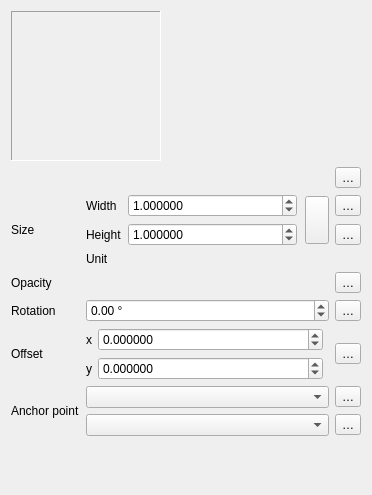
<?xml version="1.0" encoding="UTF-8"?>
<ui version="4.0">
 <class>WidgetRasterMarker</class>
 <widget class="QWidget" name="WidgetRasterMarker">
  <property name="geometry">
   <rect>
    <x>0</x>
    <y>0</y>
    <width>372</width>
    <height>495</height>
   </rect>
  </property>
  <property name="windowTitle">
   <string notr="true">Form</string>
  </property>
  <layout class="QGridLayout" name="gridLayout_2">
   <item row="9" column="0" rowspan="2">
    <widget class="QLabel" name="mAnchorPointLabel">
     <property name="text">
      <string>Anchor point</string>
     </property>
    </widget>
   </item>
   <item row="0" column="0" colspan="3">
    <layout class="QHBoxLayout" name="horizontalLayout_4">
     <property name="topMargin">
      <number>0</number>
     </property>
     <item>
      <widget class="QLabel" name="mLabelImagePreview">
       <property name="sizePolicy">
        <sizepolicy hsizetype="Fixed" vsizetype="Fixed">
         <horstretch>0</horstretch>
         <verstretch>0</verstretch>
        </sizepolicy>
       </property>
       <property name="minimumSize">
        <size>
         <width>150</width>
         <height>150</height>
        </size>
       </property>
       <property name="frameShape">
        <enum>QFrame::Panel</enum>
       </property>
       <property name="frameShadow">
        <enum>QFrame::Sunken</enum>
       </property>
       <property name="lineWidth">
        <number>1</number>
       </property>
       <property name="midLineWidth">
        <number>0</number>
       </property>
       <property name="text">
        <string/>
       </property>
      </widget>
     </item>
     <item>
      <spacer name="horizontalSpacer">
       <property name="orientation">
        <enum>Qt::Horizontal</enum>
       </property>
       <property name="sizeHint" stdset="0">
        <size>
         <width>40</width>
         <height>20</height>
        </size>
       </property>
      </spacer>
     </item>
    </layout>
   </item>
   <item row="11" column="0">
    <spacer name="verticalSpacer">
     <property name="orientation">
      <enum>Qt::Vertical</enum>
     </property>
     <property name="sizeHint" stdset="0">
      <size>
       <width>20</width>
       <height>40</height>
      </size>
     </property>
    </spacer>
   </item>
   <item row="8" column="1">
    <layout class="QGridLayout" name="gridLayout">
     <item row="0" column="0">
      <widget class="QLabel" name="label_2">
       <property name="text">
        <string>x</string>
       </property>
      </widget>
     </item>
     <item row="0" column="1">
      <widget class="QgsDoubleSpinBox" name="mSpinOffsetX">
       <property name="sizePolicy">
        <sizepolicy hsizetype="Minimum" vsizetype="Fixed">
         <horstretch>1</horstretch>
         <verstretch>0</verstretch>
        </sizepolicy>
       </property>
       <property name="decimals">
        <number>6</number>
       </property>
       <property name="minimum">
        <double>-99999999.989999994635582</double>
       </property>
       <property name="maximum">
        <double>99999999.989999994635582</double>
       </property>
       <property name="singleStep">
        <double>0.200000000000000</double>
       </property>
      </widget>
     </item>
     <item row="0" column="2" rowspan="2">
      <widget class="QgsUnitSelectionWidget" name="mOffsetUnitWidget" native="true">
       <property name="minimumSize">
        <size>
         <width>0</width>
         <height>0</height>
        </size>
       </property>
       <property name="focusPolicy">
        <enum>Qt::StrongFocus</enum>
       </property>
      </widget>
     </item>
     <item row="1" column="0">
      <widget class="QLabel" name="label_4">
       <property name="text">
        <string>y</string>
       </property>
      </widget>
     </item>
     <item row="1" column="1">
      <widget class="QgsDoubleSpinBox" name="mSpinOffsetY">
       <property name="sizePolicy">
        <sizepolicy hsizetype="Minimum" vsizetype="Fixed">
         <horstretch>1</horstretch>
         <verstretch>0</verstretch>
        </sizepolicy>
       </property>
       <property name="decimals">
        <number>6</number>
       </property>
       <property name="minimum">
        <double>-99999999.989999994635582</double>
       </property>
       <property name="maximum">
        <double>99999999.989999994635582</double>
       </property>
       <property name="singleStep">
        <double>0.200000000000000</double>
       </property>
      </widget>
     </item>
    </layout>
   </item>
   <item row="3" column="1" colspan="2">
    <layout class="QGridLayout" name="gridLayout_3">
     <item row="0" column="2" rowspan="2">
      <layout class="QHBoxLayout" name="_2">
       <property name="leftMargin">
        <number>2</number>
       </property>
       <property name="topMargin">
        <number>2</number>
       </property>
       <property name="rightMargin">
        <number>0</number>
       </property>
       <property name="bottomMargin">
        <number>2</number>
       </property>
       <item>
        <widget class="QgsRatioLockButton" name="mLockAspectRatio">
         <property name="sizePolicy">
          <sizepolicy hsizetype="Fixed" vsizetype="Expanding">
           <horstretch>0</horstretch>
           <verstretch>0</verstretch>
          </sizepolicy>
         </property>
         <property name="toolTip">
          <string>Lock aspect ratio</string>
         </property>
         <property name="leftMargin" stdset="0">
          <number>13</number>
         </property>
        </widget>
       </item>
      </layout>
     </item>
     <item row="0" column="3">
      <widget class="QgsPropertyOverrideButton" name="mWidthDDBtn">
       <property name="text">
        <string>…</string>
       </property>
      </widget>
     </item>
     <item row="1" column="3">
      <widget class="QgsPropertyOverrideButton" name="mHeightDDBtn">
       <property name="text">
        <string>…</string>
       </property>
      </widget>
     </item>
     <item row="0" column="0">
      <widget class="QLabel" name="label_10">
       <property name="text">
        <string>Width</string>
       </property>
      </widget>
     </item>
     <item row="0" column="1">
      <widget class="QgsDoubleSpinBox" name="mWidthSpinBox">
       <property name="sizePolicy">
        <sizepolicy hsizetype="MinimumExpanding" vsizetype="Fixed">
         <horstretch>0</horstretch>
         <verstretch>0</verstretch>
        </sizepolicy>
       </property>
       <property name="decimals">
        <number>6</number>
       </property>
       <property name="maximum">
        <double>100000.000000000000000</double>
       </property>
       <property name="singleStep">
        <double>0.200000000000000</double>
       </property>
       <property name="value">
        <double>1.000000000000000</double>
       </property>
       <property name="showClearButton" stdset="0">
        <bool>false</bool>
       </property>
      </widget>
     </item>
     <item row="1" column="1">
      <widget class="QgsDoubleSpinBox" name="mHeightSpinBox">
       <property name="sizePolicy">
        <sizepolicy hsizetype="MinimumExpanding" vsizetype="Fixed">
         <horstretch>0</horstretch>
         <verstretch>0</verstretch>
        </sizepolicy>
       </property>
       <property name="decimals">
        <number>6</number>
       </property>
       <property name="maximum">
        <double>100000.000000000000000</double>
       </property>
       <property name="singleStep">
        <double>0.200000000000000</double>
       </property>
       <property name="value">
        <double>1.000000000000000</double>
       </property>
       <property name="showClearButton" stdset="0">
        <bool>false</bool>
       </property>
      </widget>
     </item>
     <item row="1" column="0">
      <widget class="QLabel" name="label_11">
       <property name="text">
        <string>Height</string>
       </property>
      </widget>
     </item>
     <item row="2" column="0">
      <widget class="QLabel" name="label_13">
       <property name="text">
        <string>Unit</string>
       </property>
      </widget>
     </item>
     <item row="2" column="1" colspan="2">
      <widget class="QgsUnitSelectionWidget" name="mSizeUnitWidget" native="true">
       <property name="minimumSize">
        <size>
         <width>0</width>
         <height>0</height>
        </size>
       </property>
       <property name="focusPolicy">
        <enum>Qt::StrongFocus</enum>
       </property>
      </widget>
     </item>
    </layout>
   </item>
   <item row="10" column="1">
    <widget class="QComboBox" name="mHorizontalAnchorComboBox"/>
   </item>
   <item row="9" column="2">
    <widget class="QgsPropertyOverrideButton" name="mVerticalAnchorDDBtn">
     <property name="text">
      <string>…</string>
     </property>
    </widget>
   </item>
   <item row="5" column="0">
    <widget class="QLabel" name="mRotationLabel">
     <property name="text">
      <string>Rotation</string>
     </property>
     <property name="buddy">
      <cstring>mRotationSpinBox</cstring>
     </property>
    </widget>
   </item>
   <item row="1" column="2">
    <widget class="QgsPropertyOverrideButton" name="mFilenameDDBtn">
     <property name="text">
      <string>…</string>
     </property>
    </widget>
   </item>
   <item row="8" column="2">
    <widget class="QgsPropertyOverrideButton" name="mOffsetDDBtn">
     <property name="text">
      <string>…</string>
     </property>
    </widget>
   </item>
   <item row="1" column="0" colspan="2">
    <widget class="QgsImageSourceLineEdit" name="mImageSourceLineEdit" native="true">
     <property name="focusPolicy">
      <enum>Qt::StrongFocus</enum>
     </property>
    </widget>
   </item>
   <item row="4" column="1">
    <widget class="QgsOpacityWidget" name="mOpacityWidget" native="true">
     <property name="focusPolicy">
      <enum>Qt::StrongFocus</enum>
     </property>
    </widget>
   </item>
   <item row="3" column="0">
    <widget class="QLabel" name="mTextureWidthLabel">
     <property name="text">
      <string>Size</string>
     </property>
    </widget>
   </item>
   <item row="4" column="0">
    <widget class="QLabel" name="label">
     <property name="text">
      <string>Opacity</string>
     </property>
    </widget>
   </item>
   <item row="10" column="2">
    <widget class="QgsPropertyOverrideButton" name="mHorizontalAnchorDDBtn">
     <property name="text">
      <string>…</string>
     </property>
    </widget>
   </item>
   <item row="9" column="1">
    <widget class="QComboBox" name="mVerticalAnchorComboBox"/>
   </item>
   <item row="5" column="2">
    <widget class="QgsPropertyOverrideButton" name="mRotationDDBtn">
     <property name="text">
      <string>…</string>
     </property>
    </widget>
   </item>
   <item row="8" column="0">
    <widget class="QLabel" name="label_7">
     <property name="text">
      <string>Offset</string>
     </property>
     <property name="buddy">
      <cstring>mSpinOffsetX</cstring>
     </property>
    </widget>
   </item>
   <item row="5" column="1">
    <widget class="QgsDoubleSpinBox" name="mRotationSpinBox">
     <property name="sizePolicy">
      <sizepolicy hsizetype="Preferred" vsizetype="Fixed">
       <horstretch>0</horstretch>
       <verstretch>0</verstretch>
      </sizepolicy>
     </property>
     <property name="wrapping">
      <bool>true</bool>
     </property>
     <property name="suffix">
      <string> °</string>
     </property>
     <property name="minimum">
      <double>-360.000000000000000</double>
     </property>
     <property name="maximum">
      <double>360.000000000000000</double>
     </property>
     <property name="singleStep">
      <double>0.500000000000000</double>
     </property>
    </widget>
   </item>
   <item row="4" column="2">
    <widget class="QgsPropertyOverrideButton" name="mOpacityDDBtn">
     <property name="text">
      <string>…</string>
     </property>
    </widget>
   </item>
  </layout>
 </widget>
 <customwidgets>
  <customwidget>
   <class>QgsPropertyOverrideButton</class>
   <extends>QToolButton</extends>
   <header>qgspropertyoverridebutton.h</header>
  </customwidget>
  <customwidget>
   <class>QgsDoubleSpinBox</class>
   <extends>QDoubleSpinBox</extends>
   <header>qgsdoublespinbox.h</header>
  </customwidget>
  <customwidget>
   <class>QgsUnitSelectionWidget</class>
   <extends>QWidget</extends>
   <header>qgsunitselectionwidget.h</header>
   <container>1</container>
  </customwidget>
  <customwidget>
   <class>QgsRatioLockButton</class>
   <extends>QToolButton</extends>
   <header>qgsratiolockbutton.h</header>
   <container>1</container>
  </customwidget>
  <customwidget>
   <class>QgsOpacityWidget</class>
   <extends>QWidget</extends>
   <header>qgsopacitywidget.h</header>
   <container>1</container>
  </customwidget>
  <customwidget>
   <class>QgsImageSourceLineEdit</class>
   <extends>QWidget</extends>
   <header>qgsfilecontentsourcelineedit.h</header>
   <container>1</container>
  </customwidget>
 </customwidgets>
 <tabstops>
  <tabstop>mImageSourceLineEdit</tabstop>
  <tabstop>mFilenameDDBtn</tabstop>
  <tabstop>mWidthSpinBox</tabstop>
  <tabstop>mHeightSpinBox</tabstop>
  <tabstop>mLockAspectRatio</tabstop>
  <tabstop>mWidthDDBtn</tabstop>
  <tabstop>mHeightDDBtn</tabstop>
  <tabstop>mSizeUnitWidget</tabstop>
  <tabstop>mOpacityWidget</tabstop>
  <tabstop>mOpacityDDBtn</tabstop>
  <tabstop>mRotationSpinBox</tabstop>
  <tabstop>mRotationDDBtn</tabstop>
  <tabstop>mSpinOffsetX</tabstop>
  <tabstop>mSpinOffsetY</tabstop>
  <tabstop>mOffsetUnitWidget</tabstop>
  <tabstop>mOffsetDDBtn</tabstop>
  <tabstop>mVerticalAnchorComboBox</tabstop>
  <tabstop>mVerticalAnchorDDBtn</tabstop>
  <tabstop>mHorizontalAnchorComboBox</tabstop>
  <tabstop>mHorizontalAnchorDDBtn</tabstop>
 </tabstops>
 <resources/>
 <connections/>
</ui>
